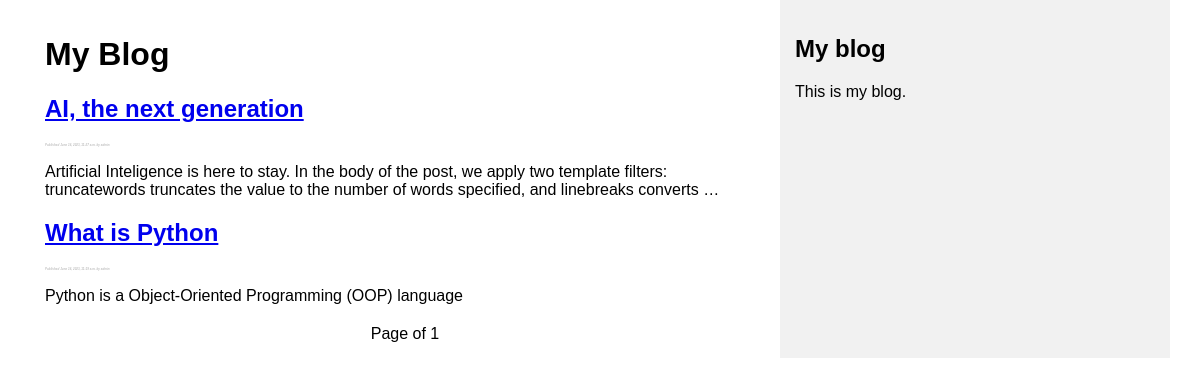
Screenshot of /blog/ with the database file from the repository.
### blog/models.py (models this page shows, shortened)
class Post(models.Model):
    class Status(models.TextChoices):
        DRAFT = 'DF', 'Draft'
        PUBLISHED = 'PB', 'Published'
    author = models.ForeignKey(User, on_delete=models.CASCADE, related_name='blog_post_author')
    title = models.CharField(max_length=250)
    slug = models.SlugField(max_length=250, unique_for_date='publish')
    body = models.TextField(max_length=10000)
    publish = models.DateTimeField(default=timezone.now)
    created = models.DateTimeField(auto_now_add=True)
    updated = models.DateTimeField(auto_now=True)
    status = models.CharField(max_length=2, choices=Status.choices, default=Status.DRAFT)
    objects = models.Manager()
    published = PublishedManager()
    def get_absolute_url(self):
        return reverse("blog:post_detail", args=[self.publish.year,
                                                 self.publish.month,
                                                 self.publish.day,
                                                 self.slug])
    class Meta:
        ordering = ['-publish']
        indexes = [
            models.Index(fields=['-publish'])
        ]

### blog/views.py (the view)
# urls.py: path('', views.PostListView.as_view(), name='post_list'),
class PostListView(generic.ListView):
    queryset = Post.published.all()
    context_object_name = 'posts'
    paginate_by = 3
    template_name = 'blog/post_list.html'

### templates/blog/post_list.html (shortened to what this page needs)
{% extends 'blog/base.html' %}
{% block content %}
    <h1>My Blog</h1>
    {% for post in posts %}
        <h2>
            <a href="{{ post.get_absolute_url }}">{{ post.title }}</a>
        </h2>
        <p class='date'>
        </p>
        {{ post.body|truncatewords:30|linebreaks}}
    {% endfor %}
    {% include "pagination.html" with page=page_obj %}
{% endblock content %}

### static/css/blog.css (style rules this page uses)
html { font-family: 'Lucida Sans', 'Lucida Sans Regular', 'Lucida Grande', 'Lucida Sans Unicode', Geneva, Verdana, sans-serif; }
body { margin: 0; font-family: Arial, sans-serif; }
.content .date { font-size: 3px; font-style: italic; font-weight: bold; color:#c0c0c0 }

### rows the page displays
Post: title "AI, the next generation", body "Artificial Inteligence is here to stay. In the body of the post, we apply two template filters: truncatewords truncates the value to the number of words specified, and linebreaks converts …"
Post: title "What is Python", body "Python is a Object-Oriented Programming (OOP) language"

### other values shown
{{ page.paginator.num_pages }} "1"
